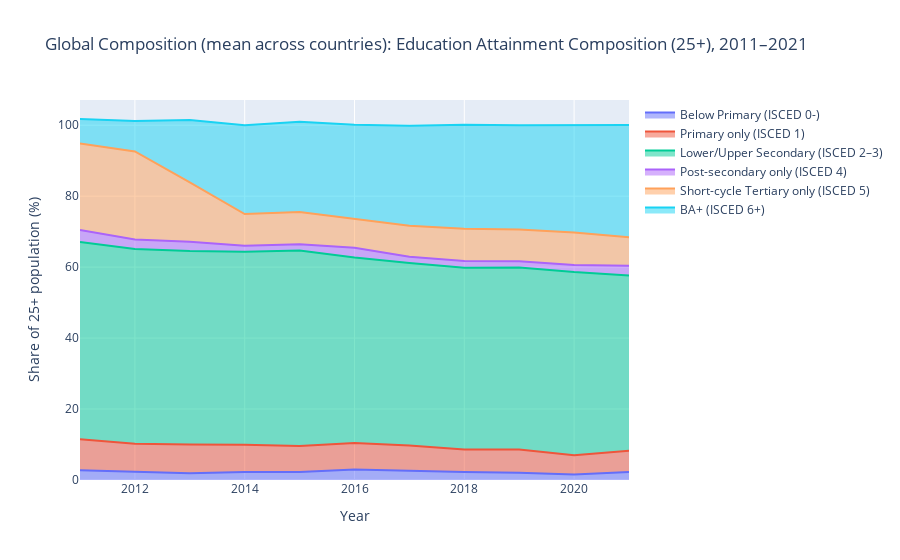

The cell this chart's notebook holds for it:
### Code cell
import numpy as np
import pandas as pd
import plotly.express as px

# ===== 0) 설정 =====
YR0, YR1 = 2011, 2021
# COUNTRY = None  # 전세계 평균 (Global mean)
COUNTRY = None     # 한 나라를 보고 싶으면 예: "Korea, Rep."

# 배타 카테고리(있는 것만 자동 사용)
exc_cols_all = [
    "EXC_BAplus",
    "EXC_ShortCycle_only",
    "EXC_PostSecondary_only",
    "EXC_Lower_or_UpperSec",
    "EXC_Primary_only",
    "EXC_BelowPrimary",
]
exc_cols = [c for c in exc_cols_all if c in df.columns and c != "Time"]

# 숫자형/클리핑
for c in exc_cols:
    df[c] = pd.to_numeric(df[c], errors="coerce").clip(lower=0, upper=100)

df_ts = df[df["Time"].between(YR0, YR1)].copy()

# ===== 1) 데이터 집계: Global mean 또는 특정 국가 =====
if COUNTRY is None:
    # 전세계 평균(국가 가중치 없이 단순 평균)
    agg = (df_ts.groupby("Time")[exc_cols]
             .mean()
             .reset_index())
    title_prefix = "Global Composition (mean across countries)"
else:
    agg = (df_ts[df_ts["Country Name"] == COUNTRY]
             .sort_values("Time")[["Time"] + exc_cols]
             .drop_duplicates(subset=["Time"]))
    title_prefix = f"{COUNTRY} — Composition"

# (데이터 품질용) 각 연도 합 확인: 보통 ~100 근처여야 정상
agg["sum_check"] = agg[exc_cols].sum(axis=1)

# ===== 2) Long 변환 & 스택 면적그래프 =====
long = agg.melt(id_vars=["Time"], value_vars=exc_cols,
                var_name="Category", value_name="Percent")

# 보기 좋은 순서(아래→위): 학력 낮은→높은
order = [c for c in [
    "EXC_BelowPrimary",
    "EXC_Primary_only",
    "EXC_Lower_or_UpperSec",
    "EXC_PostSecondary_only",
    "EXC_ShortCycle_only",
    "EXC_BAplus",
] if c in exc_cols]

pretty = {
    "EXC_BelowPrimary":        "Below Primary (ISCED 0-)",
    "EXC_Primary_only":        "Primary only (ISCED 1)",
    "EXC_Lower_or_UpperSec":   "Lower/Upper Secondary (ISCED 2–3)",
    "EXC_PostSecondary_only":  "Post-secondary only (ISCED 4)",
    "EXC_ShortCycle_only":     "Short-cycle Tertiary only (ISCED 5)",
    "EXC_BAplus":              "BA+ (ISCED 6+)",
}

long["Category"] = long["Category"].map(pretty)

fig = px.area(
    long.sort_values(["Category","Time"]),
    x="Time", y="Percent", color="Category",
    category_orders={"Category": [pretty[k] for k in order]},
    title=f"{title_prefix}: Education Attainment Composition (25+), {YR0}–{YR1}",
    labels={"Percent":"Share of 25+ population (%)", "Time":"Year", "Category":""}
)
fig.update_layout(legend_title_text="")
fig.show()

# (선택) 합계 확인용 라인 플롯 — 각 연도 합이 100%에 얼마나 가까운지
# px.line(agg, x="Time", y="sum_check", markers=True,
#         title="Sum of exclusive shares per year (should be ~100%)",
#         labels={"sum_check":"Sum of shares (%)"}).show()

### Figure 1 — Plotly figure (JSON) as saved in the notebook; plotly's stock layout.template omitted (floating-point values rounded to 4 significant figures)
{"data": [{"fillpattern": {"shape": ""}, "hovertemplate": "=Below Primary (ISCED 0-)<br>Year=%{x}<br>Share of 25+ population (%)=%{y}<extra></extra>", "legendgroup": "Below Primary (ISCED 0-)", "line": {"color": "#636efa"}, "marker": {"symbol": "circle"}, "mode": "lines", "name": "Below Primary (ISCED 0-)", "orientation": "v", "showlegend": true, "stackgroup": "1", "type": "scatter", "x": [2011, 2012, 2013, 2014, 2015, 2016, 2017, 2018, 2019, 2020, 2021], "xaxis": "x", "y": [2.771, 2.375, 1.896, 2.224, 2.232, 2.929, 2.532, 2.251, 2.076, 1.551, 2.282], "yaxis": "y"}, {"fillpattern": {"shape": ""}, "hovertemplate": "=Primary only (ISCED 1)<br>Year=%{x}<br>Share of 25+ population (%)=%{y}<extra></extra>", "legendgroup": "Primary only (ISCED 1)", "line": {"color": "#EF553B"}, "marker": {"symbol": "circle"}, "mode": "lines", "name": "Primary only (ISCED 1)", "orientation": "v", "showlegend": true, "stackgroup": "1", "type": "scatter", "x": [2011, 2012, 2013, 2014, 2015, 2016, 2017, 2018, 2019, 2020, 2021], "xaxis": "x", "y": [8.703, 7.846, 8.102, 7.693, 7.376, 7.478, 7.166, 6.371, 6.545, 5.405, 5.956], "yaxis": "y"}, {"fillpattern": {"shape": ""}, "hovertemplate": "=Lower/Upper Secondary (ISCED 2–3)<br>Year=%{x}<br>Share of 25+ population (%)=%{y}<extra></extra>", "legendgroup": "Lower/Upper Secondary (ISCED 2–3)", "line": {"color": "#00cc96"}, "marker": {"symbol": "circle"}, "mode": "lines", "name": "Lower/Upper Secondary (ISCED 2–3)", "orientation": "v", "showlegend": true, "stackgroup": "1", "type": "scatter", "x": [2011, 2012, 2013, 2014, 2015, 2016, 2017, 2018, 2019, 2020, 2021], "xaxis": "x", "y": [55.62, 54.9, 54.56, 54.45, 55.08, 52.3, 51.46, 51.24, 51.31, 51.65, 49.42], "yaxis": "y"}, {"fillpattern": {"shape": ""}, "hovertemplate": "=Post-secondary only (ISCED 4)<br>Year=%{x}<br>Share of 25+ population (%)=%{y}<extra></extra>", "legendgroup": "Post-secondary only (ISCED 4)", "line": {"color": "#ab63fa"}, "marker": {"symbol": "circle"}, "mode": "lines", "name": "Post-secondary only (ISCED 4)", "orientation": "v", "showlegend": true, "stackgroup": "1", "type": "scatter", "x": [2011, 2012, 2013, 2014, 2015, 2016, 2017, 2018, 2019, 2020, 2021], "xaxis": "x", "y": [3.352, 2.698, 2.578, 1.686, 1.764, 2.755, 1.746, 1.904, 1.729, 2.002, 2.713], "yaxis": "y"}, {"fillpattern": {"shape": ""}, "hovertemplate": "=Short-cycle Tertiary only (ISCED 5)<br>Year=%{x}<br>Share of 25+ population (%)=%{y}<extra></extra>", "legendgroup": "Short-cycle Tertiary only (ISCED 5)", "line": {"color": "#FFA15A"}, "marker": {"symbol": "circle"}, "mode": "lines", "name": "Short-cycle Tertiary only (ISCED 5)", "orientation": "v", "showlegend": true, "stackgroup": "1", "type": "scatter", "x": [2011, 2012, 2013, 2014, 2015, 2016, 2017, 2018, 2019, 2020, 2021], "xaxis": "x", "y": [24.42, 24.78, 16.76, 8.896, 9.123, 8.245, 8.735, 9.072, 8.98, 9.127, 8.085], "yaxis": "y"}, {"fillpattern": {"shape": ""}, "hovertemplate": "=BA+ (ISCED 6+)<br>Year=%{x}<br>Share of 25+ population (%)=%{y}<extra></extra>", "legendgroup": "BA+ (ISCED 6+)", "line": {"color": "#19d3f3"}, "marker": {"symbol": "circle"}, "mode": "lines", "name": "BA+ (ISCED 6+)", "orientation": "v", "showlegend": true, "stackgroup": "1", "type": "scatter", "x": [2011, 2012, 2013, 2014, 2015, 2016, 2017, 2018, 2019, 2020, 2021], "xaxis": "x", "y": [6.885, 8.576, 17.56, 25.04, 25.42, 26.46, 28.22, 29.29, 29.37, 30.34, 31.6], "yaxis": "y"}], "layout": {"legend": {"title": {"text": ""}, "tracegroupgap": 0}, "title": {"text": "Global Composition (mean across countries): Education Attainment Composition (25+), 2011–2021"}, "xaxis": {"anchor": "y", "domain": [0, 1], "title": {"text": "Year"}}, "yaxis": {"anchor": "x", "domain": [0, 1], "title": {"text": "Share of 25+ population (%)"}}}}
